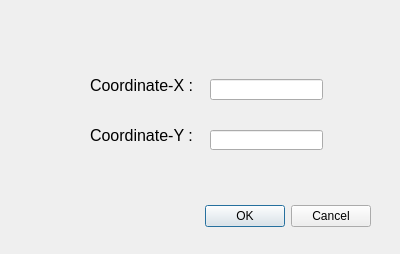
<?xml version="1.0" encoding="UTF-8"?>
<ui version="4.0">
 <class>RGBvalueDialogBase</class>
 <widget class="QDialog" name="RGBvalueDialogBase">
  <property name="geometry">
   <rect>
    <x>0</x>
    <y>0</y>
    <width>400</width>
    <height>254</height>
   </rect>
  </property>
  <property name="windowTitle">
   <string>RGB Value</string>
  </property>
  <widget class="QDialogButtonBox" name="button_box">
   <property name="geometry">
    <rect>
     <x>30</x>
     <y>200</y>
     <width>341</width>
     <height>32</height>
    </rect>
   </property>
   <property name="orientation">
    <enum>Qt::Horizontal</enum>
   </property>
   <property name="standardButtons">
    <set>QDialogButtonBox::Cancel|QDialogButtonBox::Ok</set>
   </property>
  </widget>
  <widget class="QLabel" name="label_CoY">
   <property name="geometry">
    <rect>
     <x>90</x>
     <y>120</y>
     <width>111</width>
     <height>31</height>
    </rect>
   </property>
   <property name="font">
    <font>
     <pointsize>12</pointsize>
    </font>
   </property>
   <property name="text">
    <string>Coordinate-Y :</string>
   </property>
  </widget>
  <widget class="QLineEdit" name="CoY">
   <property name="geometry">
    <rect>
     <x>210</x>
     <y>130</y>
     <width>113</width>
     <height>20</height>
    </rect>
   </property>
  </widget>
  <widget class="QLineEdit" name="CoX">
   <property name="geometry">
    <rect>
     <x>210</x>
     <y>79</y>
     <width>113</width>
     <height>21</height>
    </rect>
   </property>
  </widget>
  <widget class="QLabel" name="label_CoX">
   <property name="geometry">
    <rect>
     <x>90</x>
     <y>70</y>
     <width>111</width>
     <height>31</height>
    </rect>
   </property>
   <property name="font">
    <font>
     <pointsize>12</pointsize>
    </font>
   </property>
   <property name="text">
    <string>Coordinate-X :</string>
   </property>
  </widget>
 </widget>
 <resources/>
 <connections>
  <connection>
   <sender>button_box</sender>
   <signal>accepted()</signal>
   <receiver>RGBvalueDialogBase</receiver>
   <slot>accept()</slot>
   <hints>
    <hint type="sourcelabel">
     <x>20</x>
     <y>20</y>
    </hint>
    <hint type="destinationlabel">
     <x>20</x>
     <y>20</y>
    </hint>
   </hints>
  </connection>
  <connection>
   <sender>button_box</sender>
   <signal>rejected()</signal>
   <receiver>RGBvalueDialogBase</receiver>
   <slot>reject()</slot>
   <hints>
    <hint type="sourcelabel">
     <x>20</x>
     <y>20</y>
    </hint>
    <hint type="destinationlabel">
     <x>20</x>
     <y>20</y>
    </hint>
   </hints>
  </connection>
 </connections>
</ui>
